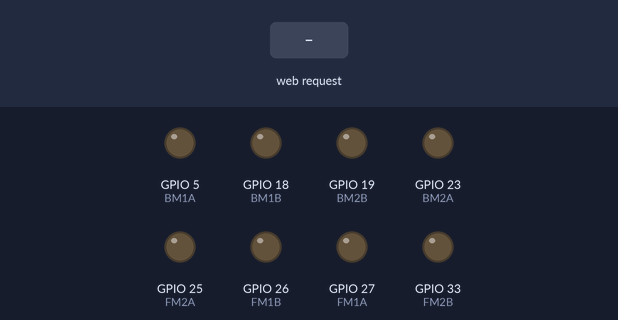
A sketch run on a simulated ESP32. Shown: output pins drawn as LEDs (lit = HIGH). The test bench sets the inputs (shaded band). What the sketch prints to the serial monitor is not drawn.

Above: at 1.2 s.
1.3 s: HTTP request GET /forward received
At 2.2 s:
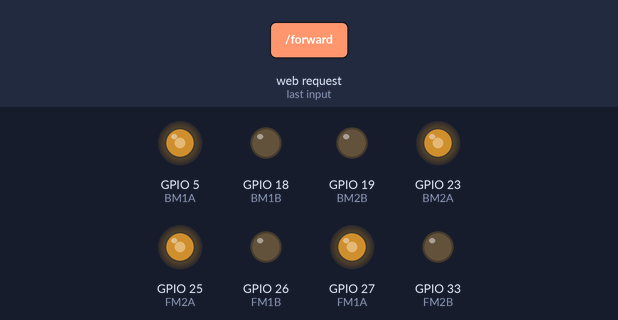
2.8 s: HTTP request GET /back received
At 3.3 s:
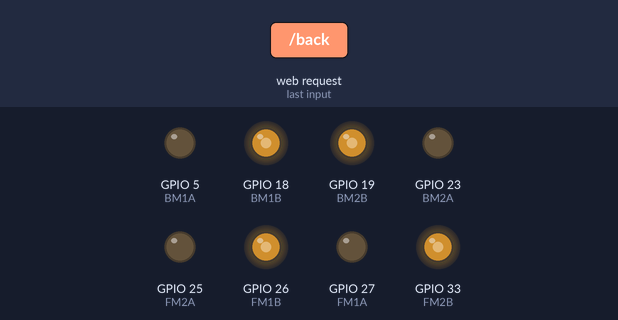
4.3 s: HTTP request GET /left received
At 5.5 s:
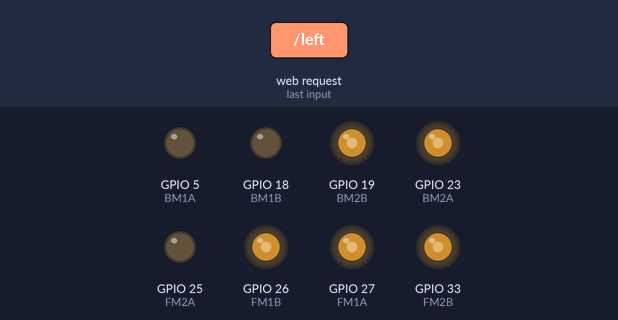
5.8 s: HTTP request GET /right received
At 6.8 s:
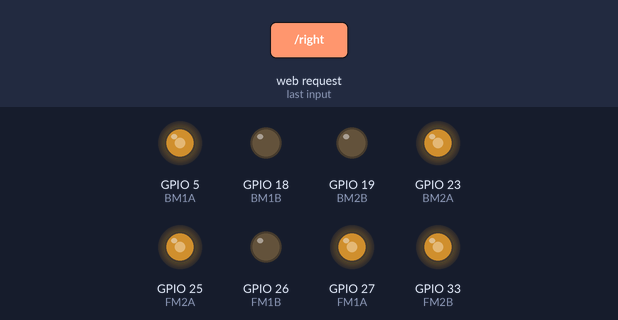
7.3 s: HTTP request GET /left received
At 7.9 s:
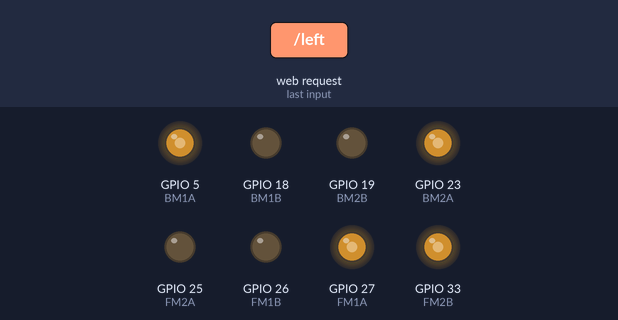
Timing chart, 0 to 9.8 s (numbered marks = the images above; inputs shaded):
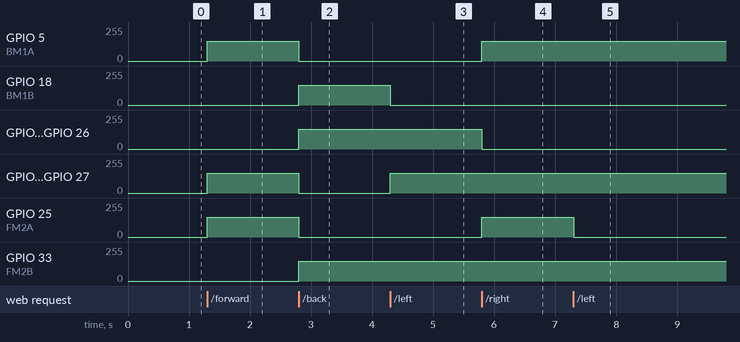

The sketch:

car_controller.ino
```cpp
/*
ESP32 Car Web Controller

Features:
- WiFi access point control
- Web-based remote controller
- Adjustable speed modes
- 4 motor control using H-bridge drivers

Author: Kush Suthar
*/

#include <WiFi.h>
#include <WebServer.h>

const char* ssid = "********";
const char* password = "********";

WebServer server(80);

// front drivers
int FM1A = 27;
int FM1B = 26;
int FM2A = 25;
int FM2B = 33;

// back drivers
int BM1A = 5;
int BM1B = 18;
int BM2A = 23;
int BM2B = 19;

int currentSpeed = 150;

void setupPWM() {
  ledcAttach(FM1A, 1000, 8);
  ledcAttach(FM2A, 1000, 8);
  ledcAttach(BM1A, 1000, 8);
  ledcAttach(BM2A, 1000, 8);
}

// motor drivers
void driveF(int pinA, int pinB) {
  ledcWrite(pinA, currentSpeed);
  digitalWrite(pinB, LOW);
}

void driveB(int pinA, int pinB) {
  ledcAttach(pinB, 1000, 8);
  ledcWrite(pinA, 0);
  ledcWrite(pinB, currentSpeed);
}


void motorOff(int pinA, int pinB) {
  ledcWrite(pinA, 0);
  ledcWrite(pinB, 0);
}


// motor driving
void forward() {
  driveF(FM1A, FM1B);
  driveF(FM2A, FM2B);
  driveF(BM1A, BM1B);
  driveF(BM2A, BM2B);
}

void back() {
  driveB(FM1A, FM1B);
  driveB(FM2A, FM2B);
  driveB(BM1A, BM1B);
  driveB(BM2A, BM2B);
}

void right() {
  ledcWrite(FM2A, currentSpeed); digitalWrite(FM1B, LOW);
  ledcWrite(BM1A, currentSpeed); digitalWrite(BM2B, LOW);
}

void left() {
  ledcWrite(FM1A, currentSpeed); digitalWrite(FM2A, LOW);
  ledcWrite(BM2A, currentSpeed); digitalWrite(BM1B, LOW);
}

void stopMotors() {
  motorOff(FM1A, FM1B);
  motorOff(FM2A, FM2B);
  motorOff(BM1A, BM1B);
  motorOff(BM2A, BM2B);
}

// webpage
String page = R"rawliteral(
<!DOCTYPE html>
<html>
<head>
<meta name="viewport" content="width=device-width, initial-scale=1.0">
<meta charset="UTF-8">
<title>ESP32 Car</title>
<style>
body {
  margin:0;
  font-family:Arial;
  background:#111;
  color:white;
  text-align:center;
}
h2 { margin-top:15px; }
.grid {
  display:grid;
  grid-template-columns:100px 100px 100px;
  grid-template-rows:100px 100px 100px;
  justify-content:center;
  gap:10px;
  margin-top:30px;
}
.btn {
  background:#333;
  border:none;
  color:white;
  font-size:28px;
  border-radius:15px;
  touch-action:manipulation;
}
.btn:active { background:#00ff88; color:black; }
.speed-btns {
  margin-top:20px;
  display:flex;
  justify-content:center;
  gap:10px;
}
.spd {
  background:#333;
  border:none;
  color:white;
  font-size:16px;
  padding:12px 24px;
  border-radius:12px;
  touch-action:manipulation;
}
.spd.active { background:#00ff88; color:black; }
</style>
</head>
<body>
<h2>CAR CONTROL</h2>

<div class="speed-btns">
  <button class="spd" id="slow" onclick="setSpd('slow')">SLOW</button>
  <button class="spd active" id="medium" onclick="setSpd('medium')">MED</button>
  <button class="spd" id="fast" onclick="setSpd('fast')">FAST</button>
</div>

<div class="grid">
  <div></div>
  <button class="btn"
    ontouchstart="send('forward')" onmousedown="send('forward')"
    onmouseup="send('stop')" ontouchend="send('stop')">↑</button>
  <div></div>
  <button class="btn"
    ontouchstart="send('left')" onmousedown="send('left')"
    onmouseup="send('stop')" ontouchend="send('stop')">←</button>
  <button class="btn" onclick="send('stop')">STOP</button>
  <button class="btn"
    ontouchstart="send('right')" onmousedown="send('right')"
    onmouseup="send('stop')" ontouchend="send('stop')">→</button>
  <div></div>
  <button class="btn"
    ontouchstart="send('back')" onmousedown="send('back')"
    onmouseup="send('stop')" ontouchend="send('stop')">↓</button>
  <div></div>
</div>

<script>
function send(cmd) { fetch('/' + cmd); }
function setSpd(s) {
  fetch('/speed/' + s);
  document.querySelectorAll('.spd').forEach(b => b.classList.remove('active'));
  document.getElementById(s).classList.add('active');
}
</script>
</body>
</html>
)rawliteral";

void handleRoot() {
  server.send(200, "text/html; charset=utf-8", page);
}

void setup() {
  Serial.begin(115200);

  pinMode(FM1B, OUTPUT);
  pinMode(FM2B, OUTPUT);
  pinMode(BM1B, OUTPUT);
  pinMode(BM2B, OUTPUT);

  setupPWM();
  stopMotors();

  WiFi.softAP(ssid, password);
  Serial.println(WiFi.softAPIP());

  server.on("/", handleRoot);
  server.on("/forward", []() { forward(); server.send(200, "text/plain", "ok"); });
  server.on("/back",    []() { back();    server.send(200, "text/plain", "ok"); });
  server.on("/left",    []() { left();    server.send(200, "text/plain", "ok"); });
  server.on("/right",   []() { right();   server.send(200, "text/plain", "ok"); });
  server.on("/stop",    []() { stopMotors(); server.send(200, "text/plain", "ok"); });

  server.on("/speed/slow",   []() { currentSpeed = 80;  server.send(200, "text/plain", "ok"); });
  server.on("/speed/medium", []() { currentSpeed = 150; server.send(200, "text/plain", "ok"); });
  server.on("/speed/fast",   []() { currentSpeed = 255; server.send(200, "text/plain", "ok"); });

  server.begin();
}

void loop() {
  server.handleClient();
}
```

Measured:
- after the input at 1.3 s, GPIO 5 (BM1A), GPIO 23 (BM2A), GPIO 25 (FM2A), GPIO 27 (FM1A): 0/255 → 149/255 at once
- after the input at 2.8 s, GPIO 5 (BM1A), GPIO 23 (BM2A), GPIO 25 (FM2A), GPIO 27 (FM1A): 149/255 → 0/255 at once; GPIO 18 (BM1B), GPIO 19 (BM2B), GPIO 26 (FM1B), GPIO 33 (FM2B): 0/255 → 149/255 at once
- after the input at 4.3 s, GPIO 18 (BM1B): 149/255 → 0/255 at once; GPIO 23 (BM2A), GPIO 27 (FM1A): 0/255 → 149/255 at once
- after the input at 5.8 s, GPIO 5 (BM1A), GPIO 25 (FM2A): 0/255 → 149/255 at once; GPIO 19 (BM2B), GPIO 26 (FM1B): 149/255 → 0/255 at once
- after the input at 7.3 s, GPIO 25 (FM2A): 149/255 → 0/255 at once
